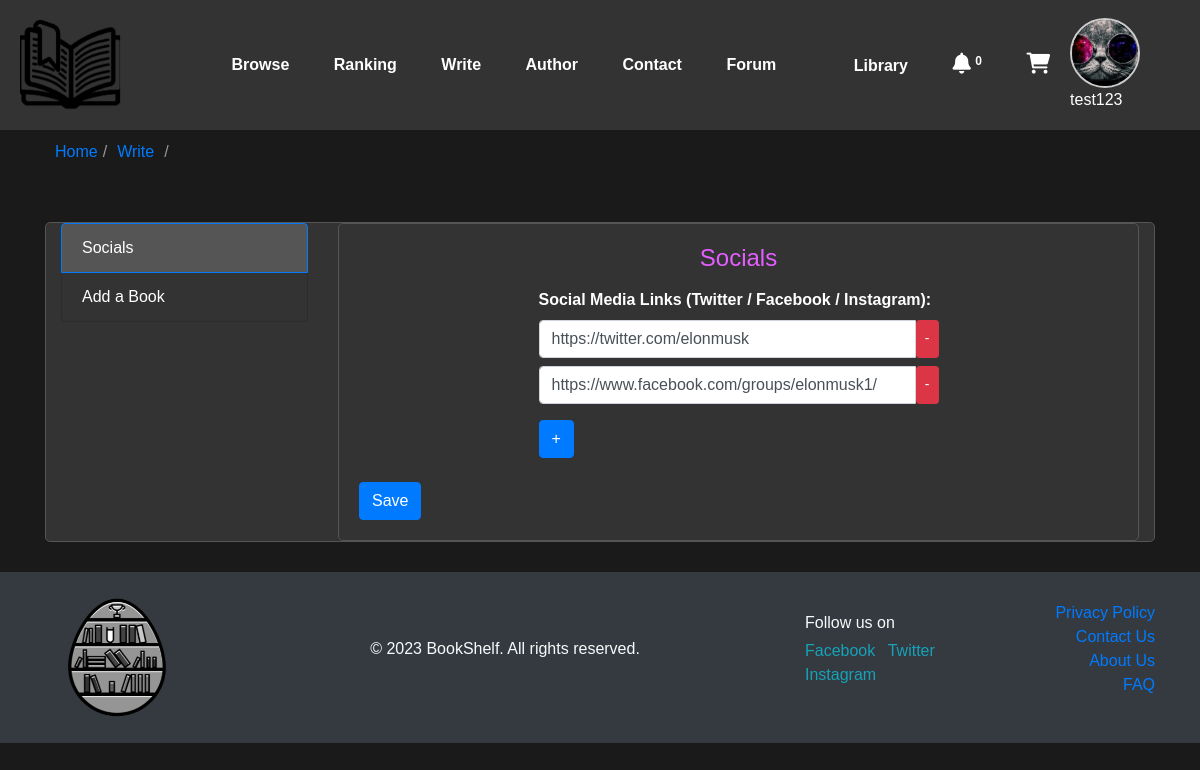
/books/writer_desk/ (signed in), run on the app's committed database.
### user/models.py (models this page shows, shortened)
class UserProfile(models.Model):
    user = models.OneToOneField(User, on_delete=models.CASCADE)
    is_author = models.BooleanField(default=False)
    bio = models.TextField(blank=True)
    gender = models.CharField(max_length=20, choices=[('M', 'Male'), ('F', 'Female'), ('O', 'Other')], blank=True)
    dob = models.DateField(null=True, blank=True)
    phone_number = models.CharField(max_length=20, blank=True)
    profile_image = models.ImageField(upload_to='user/profile_images/', blank=True, null=True)

### books/models.py (models this page shows, shortened)
class SocialMediaLink(models.Model):
    PLATFORM_CHOICES = (
        ('twitter', 'Twitter'),
        ('facebook', 'Facebook'),
        ('instagram', 'Instagram'),
    )
    platform = models.CharField(max_length=20, choices=PLATFORM_CHOICES)
    link = models.URLField()

### books/views.py (the view)
# urls.py: path('writer_desk/', views.writer_desk, name='writer_desk'),
def writer_desk(request):
    context={}
    usr=request.user.userprofile
    if not usr.is_author:
        return render(request,'books/write.html',{'false':True})
    author=Authors.objects.get(AuthorName=request.user.username,Biography=request.user.userprofile.bio)
    books=Books.objects.filter(Author=author)
    book_chapters = {
        book.BookID: Chapter.objects.filter(book=book)
        for book in books
    }
    categories=Category.objects.all()
    languages = Languages.objects.all()
    context['categories']=categories
    context['languages']=languages
    context['books']=books
    context['social_media_links']=author.social_media_links.all()
    context['book_chapters']=book_chapters
    return render(request,'books/write.html',context)

### books/templates/books/write.html (shortened to what this page needs)
{% extends 'user/home.html' %}
{% load static %}
{% load custom_filters %}
{% block content %}
<div class="container">
    <div class="breadcrumb">
        <a href="/">Home</a> /
        <a href="">Write</a>
      </div>
<div class="custom-container">
    <div class="container mt-5 mb-4 dark-theme">
        {% if false %}
        <div class="author-options">
            <h3>Do you wish to become an Author and write Books?</h3>
            <a href="{% url 'writer_yes' %}" class="option yes">Yes</a>
            <a href="{% url 'writer_no' %}" class="option no">No</a>
        </div>
        {% else %}
        <div class="row">
            <div class="col-md-3">
                <div class="list-group">
                    <a href="#about" class="list-group-item list-group-item-action active" data-toggle="tab">Socials</a>
                <a href="#create-new" class="list-group-item list-group-item-action" data-toggle="tab">Add a Book</a>
                </div>
            </div>
            <div class="col-md-9">
                <div class="tab-content dark-theme">
                    <div class="tab-pane show active" id="about">
                        <h2>Socials</h2>
                        <form method="post" action="{% url 'set_socials' %}" id="create-new-socials" enctype="multipart/form-data">
<div class="form-group mb-4">
    <label for="social_media_links">Social Media Links (Twitter / Facebook / Instagram):</label><br>
    <div id="social-links-container">
        {% for link in social_media_links %}
    <div class="input-group mb-2">
        <input type="text" name="social_media_links" class="form-control" value="{{ link.link }}">
        <button type="button" class="btn btn-sm btn-danger delete-link">-</button>
    </div>
{% endfor %}
    </div>
    <button type="button" id="add-social-link" class="btn btn-primary mt-2">+</button>
</div>
                            <button type="submit" class="btn btn-primary">Save</button>
                        </form>
                    </div>
                </div>
            </div>
        </div>        {% endif %}
    </div>
</div>
</div>
{% endblock content %}

### user/templates/user/home.html (shortened to what this page needs)
{% load static %}
<!DOCTYPE html>
<html lang="en">
<head>
    <link rel="stylesheet" href="https://cdnjs.cloudflare.com/ajax/libs/font-awesome/6.0.0-beta3/css/all.min.css">
    <link rel="stylesheet" href="{% static "css/animate.min.css" %}">
    <link rel="stylesheet" href="https://maxcdn.bootstrapcdn.com/bootstrap/4.5.2/css/bootstrap.min.css">
</head>
<body>
    <div class="navbar notranslate  ">
        <div class="navbar-logo">
            <div class="animated swing">
                <img src="{% static 'img/logo.png' %}" alt="Website Logo" class="hover-image" id="home1">
            </div>
        </div>
        <div class="navbar-content">
            <a href="/books/book_list" id="browse">Browse</a>
            <a href="/books/ranking/">Ranking</a>
            <a href='{% url "writer_desk" %}'>Write</a>
            <a href="{% url 'author_list' %}">Author</a>
            <a href="/contact">Contact</a>
            <a href="/books/forum/">Forum</a>
        </div>
        <div>
            <div class="navbar-content">
                    <a href="{% url 'user_library' %}">Library</a>
                    <a class="navbar-content" href="#" id="notification-icon">
                        <i class="fa-solid fa-bell" style="font-size:21px;"></i>
                        <sup><span class="cart-item-count" id="notification-count"></span></sup>
                    </a>
                    <a class="navbar-content" href="{% url 'cart_view' %}">
                        <i class="fa-solid fa-cart-shopping" style="font-size:21px;;"></i>
                    </a>
            </div>
        </div>
        <div class="navbar-user dropdown" onclick="toggleDropdown()">
            {% if user.userprofile.profile_image %}
            <img src="{{ user.userprofile.profile_image.url }}" alt="User Profile" class="profile-image">
            {% else %}
            <img src="{% static 'img/def_png.png' %}" alt="User Profile" class="profile-image">
            {% endif %}
            {{ user.username }}
        </div>
    </div>
    {% block content %}{% endblock content %}
    <footer class="bg-dark text-light py-4 notranslate">
        <div class="container">
            <div class="row align-items-center">
                <div class="col-md-2">
                    <img src="{% static 'img/company_logo.png' %}" alt="Website Logo" class="img-fluid" style="max-width: 140px">
                </div>
                <div class="col-md-6 text-center">
                    <p>&copy; 2023 BookShelf. All rights reserved.</p>
                </div>
                <div class="col-md-2">
                    <p class="mb-1">Follow us on</p>
                    <ul class="list-inline">
                        <li class="list-inline-item">
                            <a href="#" class="social-link">Facebook</a>
                        </li>
                        <li class="list-inline-item">
                            <a href="#" class="social-link">Twitter</a>
                        </li>
                        <li class="list-inline-item">
                            <a href="#" class="social-link">Instagram</a>
                        </li>
                    </ul>
                </div>
                <div class="col-md-2 text-md-right">
                    <ul class="list-unstyled">
                        <li>
                            <a href="#" class="footer-link">Privacy Policy</a>
                        </li>
                        <li>
                            <a href="#" class="footer-link">Contact Us</a>
                        </li>
                        <li>
                            <a href="#" class="footer-link">About Us</a>
                        </li>
                        <li>
                            <a href="#" class="footer-link">FAQ</a>
                        </li>
                    </ul>
                </div>
            </div>
        </div>
    </footer>
</body>
</html>

### books/templates/books/write.html (style rules this page uses)
.custom-container { min-height: 350px; }
.dark-theme { background-color: #333; color: #fff; border: 1px solid #555; border-radius: 5px; }
.list-group-item.active { background-color: #555; }
.list-group-item { background-color: #333; color: #fff; }
.tab-content.dark-theme { padding: 20px; }
.tab-content h2 { font-size: 24px; margin-bottom: 15px; color: #e45eff; text-align: center; }
.form-group { max-width: 400px; margin: 0 auto; }
.form-group label { font-weight: bold; }

### data on the page
SocialMediaLink: social_media_links "https://twitter.com/elonmusk"
SocialMediaLink: social_media_links "https://www.facebook.com/groups/elonmusk1/"

### other printed values
{{ user.username }} "test123"
